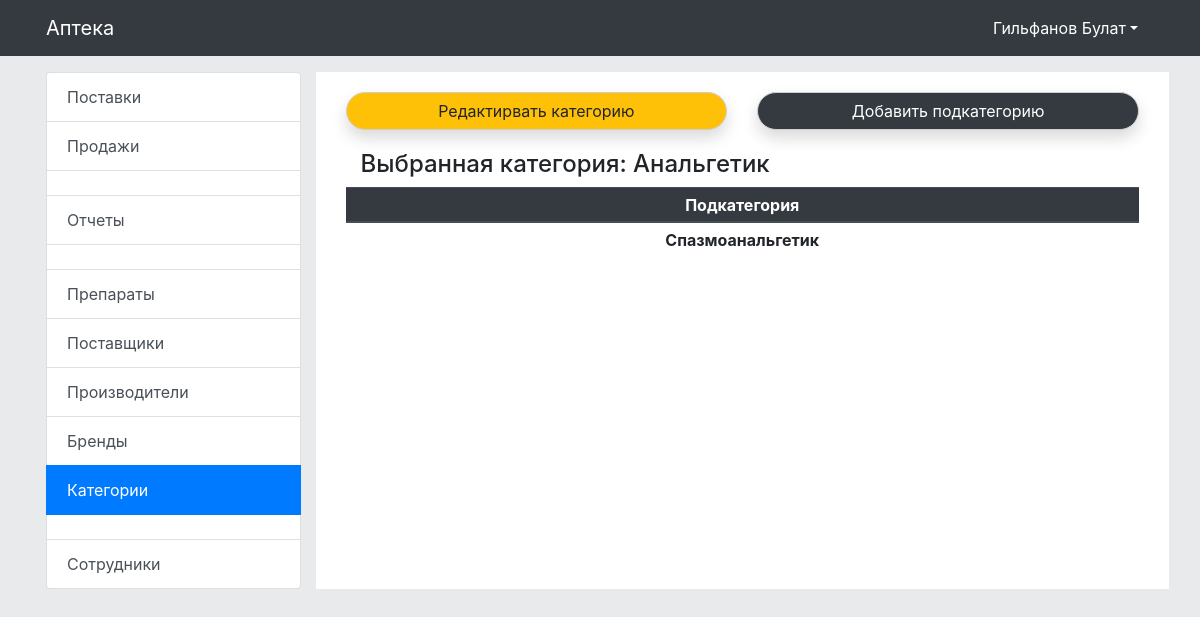
Screenshot of /app/category/1/podcategory/ (signed in) with the database file from the repository.
### mainapp/models.py (models this page shows, shortened)
class category_preporat_list(models.Model):
    name = models.CharField('Название категории', max_length=256, default=None, unique=True)
    del_status = models.BooleanField('Статус удаления', default=True)
    class Meta:
        verbose_name = 'Категория препарата'
        verbose_name_plural = 'Категории препаратов'
        db_table = 'category_preporat'

class pod_category_preporat_list(models.Model):
    name = models.CharField('Название подкатегории', max_length=256, default=None, unique=True)
    category_preporat_id = models.ForeignKey(category_preporat_list, on_delete=models.CASCADE, verbose_name='Категория',
                                             default=None)
    del_status = models.BooleanField('Статус удаления', default=True)
    class Meta:
        verbose_name = 'Подкатегория препарата'
        verbose_name_plural = 'Подкатегории препаратов'
        db_table = 'pod_category_preporat'

### mainapp/views.py (the view, shortened to what this page needs)
# urls.py: re_path(r'category/([0-9]+)/podcategory/([0-9]+)/', views.podcategory_updater),
def podcategory(request, category_id):
    arguments = {}
    arguments.update(name_tag=['подкатегорию', 'Подкатегории', 'подкатегорий', 'подкатегории', 'категорию'])
    arguments.update(form=pod_category_preporat_Form)
    arguments.update(
        data_search=pod_category_preporat_list.objects.all().filter(del_status=1, category_preporat_id=category_id))
    data = []
    for i, item in enumerate(arguments['data_search']):
        data.append({'form': pod_category_preporat_Form(instance=item), 'id': item.id})
    arguments.update(data_edit=data)
    arguments.update(category=category_preporat_list.objects.get(del_status=1, id=category_id))
    arguments.update(form_category=category_preporat_Form(instance=arguments['category']))
    if request.user.is_authenticated and has_group(request.user, 'Администратор'):
        if request.method == "GET":
            return render(request, 'mainapp/admin/podcategory_list.html', {'arguments': arguments})
        else:
            return HttpResponse('405 Method Not Allowed', status=405)
    return redirect('/')

### mainapp/templatetags/tags_jinja.py (called while the page is built)
@register.filter(name='has_group')
def has_group(user, group_name):
    group = Group.objects.get(name=group_name)
    return True if group in user.groups.all() else False

@register.filter(name='cheak_count_list')
def has_group(list):
    try:
        if len(list) > 0:
            return True
        else:
            return False
    except:
        return False

### mainapp/views.py (called while the page is built)
def has_group(user, group_name):
    from django.contrib.auth.models import Group
    group = Group.objects.get(name=group_name)
    return True if group in user.groups.all() else False

### mainapp/templates/mainapp/admin/podcategory_list.html (shortened to what this page needs)
{% extends 'base.html' %}
{% load tags_jinja %}
{% block content %}
    <div class="container">
        <div class="row">
            <div class="col">
                <button type="button" class="btn btn-warning btn-block my_border" role="button" data-toggle="modal"
                        data-target="#EditCategoryModal">
                    Редактирвать {{ arguments.name_tag.4 }}
                </button>
            </div>
            <div class="col">
                <button type="button" class="btn btn-dark btn-block my_border" role="button" data-toggle="modal"
                        data-target="#AddModal">
                    Добавить {{ arguments.name_tag.0 }}
                </button>
            </div>
        </div>
        {% if arguments.category %}
            <div class="col">
                <div class="row">
                    <div class="col">
                        <h4>Выбранная категория: {{ arguments.category.name }}</h4>
                    </div>
                </div>
            </div>
        {% endif %}
        {% if arguments.data_search|cheak_count_list > 0 %}
            <div class="table-responsive">
                <table class="table table-sm table-hover">
                    <thead class="thead-dark">
                    <tr>
                        <th scope="col" class="center">Подкатегория</th>
                    </tr>
                    </thead>
                    <tbody>
                    {% if arguments.data_search|cheak_count_list > 0 %}
                        {% for data in arguments.data_search %}
                            <tr role="button" data-toggle="modal" data-target="#EditModal_{{ data.id }}">
                                <th scope="row" data-toggle="tooltip" data-placement="bottom"
                                    title="Нажмите для редактирования" class="center">{{ data.name }}</th>
                            </tr>
                        {% endfor %}
                    {% endif %}
                    </tbody>
                </table>
            </div>
        {% else %}
            <div class="alert alert-danger my_border">
                Нет {{ arguments.name_tag.2 }} в базе!
            </div>
        {% endif %}
    </div>
{% endblock %}

### templates/base.html (shortened to what this page needs)
<!doctype html>
{% load static %}
{% load tags_jinja %}
<html lang="ru">
<head>
    <link rel="stylesheet" href="https://stackpath.bootstrapcdn.com/bootstrap/4.3.1/css/bootstrap.min.css"
>
    <link rel="stylesheet" href="{% static 'css/style.css' %}"/>
    <link rel="stylesheet" href="https://cdnjs.cloudflare.com/ajax/libs/Chart.js/2.9.3/Chart.min.css"
/>
</head>
<body style="background-color:#e8eaec">
<div class="bg-dark header d-print-none" style="z-index: 10000" id="navbar">
    <nav class="container navbar navbar-expand-lg navbar-dark bg-dark">
        <a class="navbar-brand" href="/">Аптека</a>
        <div class="collapse navbar-collapse" id="navbarSupportedContent" style="justify-content: flex-end;">
            <ul class="nav bg-dark">
                {% if user.is_authenticated %}
                    <li class="nav-item dropdown">
                        <a class="nav-link dropdown-toggle" style="color:white" data-toggle="dropdown" role="button"
                           aria-haspopup="true"
                           aria-expanded="false">{{ user.last_name }} {{ user.first_name }}</a>
                    </li>
                {% endif %}
            </ul>
        </div>
    </nav>
</div>
<div class="container p-3">
    <div class="row">
        <div class="col-lg-3 col-xl-3 col-12">
            <div class="list-group">
                {% if user|has_group:"Администратор" or user|has_group:"Фармацевт" %}
                    {% if user|has_group:"Администратор" %}
                        <a href="/app/postavki/" class="list-group-item list-group-item-action {% if '/app/postavki/' in request.path %} active {% endif %}">Поставки</a>
                        <a href="/app/sell/" class="list-group-item list-group-item-action {% if '/app/sell/' in request.path %} active {% endif %}">Продажи</a>
                        <a href="#" class="list-group-item list-group-item-action disabled"></a>
                        <a href="/app/category/" class="list-group-item list-group-item-action">Отчеты</a>
                        <a href="#" class="list-group-item list-group-item-action disabled"></a>
                        <a href="/app/preporat/"
                           class="list-group-item list-group-item-action {% if '/app/preporat/' in request.path %} active {% endif %}">Препараты</a>
                        <a href="/app/postavchiki/"
                           class="list-group-item list-group-item-action {% if '/app/postavchiki/' in request.path %} active {% endif %}">Поставщики</a>
                        <a href="/app/proizvoditel/"
                           class="list-group-item list-group-item-action {% if '/app/proizvoditel/' in request.path %} active {% endif %}">Производители</a>
                        <a href="/app/brends/"
                           class="list-group-item list-group-item-action {% if '/app/brends/' in request.path %} active {% endif %}">Бренды</a>
                        <a href="/app/category/"
                           class="list-group-item list-group-item-action {% if '/app/category/' in request.path %} active {% endif %}">Категории</a>
                        <a href="#" class="list-group-item list-group-item-action disabled"></a>
                        <a href="/user/userlist/"
                           class="list-group-item list-group-item-action {% if '/user/userlist/' in request.path %} active {% endif %}">Сотрудники</a>
                    {% endif %}
                {% endif %}
            </div>
        </div>
        <div class="col-lg-9 col-xl-9 col-12" style="background: white">
            {% block content %}{% endblock %}
        </div>
    </div>
</div>
</body>
</html>

### static_loc/css/style.css (style rules this page uses)
.my_border { margin-bottom: 20px; border: 1px solid #cecfd3!important; border-radius: 20px 20px 20px 20px; margin-top: 20px; box-shadow: 0 .5rem 1rem rgba(0,0,0,.15)!important; }
.center { text-align: center; }

### rows the page displays
category_preporat_list: category.name "Анальгетик"
pod_category_preporat_list: name "Спазмоанальгетик"

### other values shown
{{ user.last_name }} "Гильфанов"
{{ user.first_name }} "Булат"
{{ arguments.name_tag.4 }} "категорию"
{{ arguments.name_tag.0 }} "подкатегорию"
